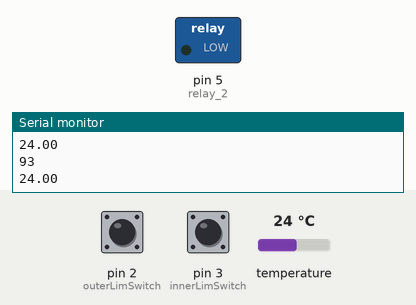
Simulated run of this sketch. Board: Arduino Uno, built with avr-gcc and run on an emulated ATmega328P. On the bench: switched loads named in the sketch (green lamp = pin HIGH), the last lines printed to the serial monitor. Inputs (shaded band) come from the test bench; at power-on: pin 3 (innerLimSwitch) HIGH, pin 2 (outerLimSwitch) HIGH, temperature 24 °C.

Above: at 1.2 s.
1.3 s: pin 3 (innerLimSwitch) pulled LOW for 1 s
At 1.82 s:
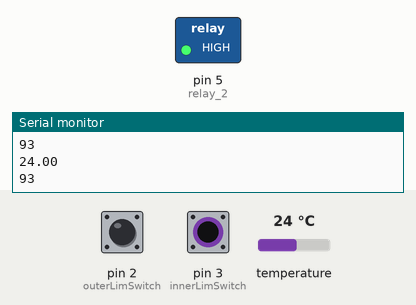
4.3 s: pin 3 (innerLimSwitch) pulled LOW for 3.2 s
At 8.4 s:
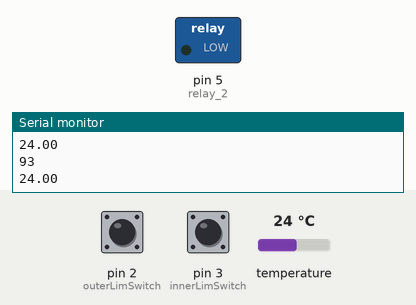
Timing chart, 0 to 9.9 s (numbered marks = the images above; inputs shaded):
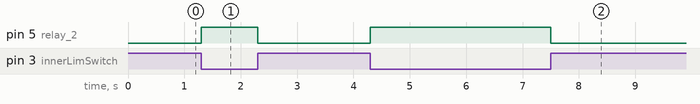

Measured:
- after the input at 1.3 s, pin 5 (relay_2): LOW → HIGH at once, → LOW 1.0 s later
- after the input at 4.3 s, pin 5 (relay_2): LOW → HIGH at once, → LOW 3.2 s later

The sketch:

non_blocking.ino
```cpp
#include <OneWire.h>
#include <DallasTemperature.h>

// Data wire is plugged into port 2 on the Arduino
#define ONE_WIRE_BUS 13


// Setup a oneWire instance to communicate with any OneWire devices (not just Maxim/Dallas temperature ICs)
OneWire oneWire(ONE_WIRE_BUS);

// Pass our oneWire reference to Dallas Temperature.
DallasTemperature sensors(&oneWire);

// I/O declarations
const int outerLimSwitch = 2;
const int innerLimSwitch = 3;
const int relay_1 = 4;
const int relay_2 = 5;

// Constant declarations
uint8_t openingTemp = 22;
uint8_t closingTemp = 20;
uint8_t resolution = 9;

// Variable declarations
int delayInMillis;
int lastTempRequest;
float temperature;

// function declarations
float getTemperature(void);
void ctrlActuator(float);

void setup(void)
{
  // setup ports
  pinMode(outerLimSwitch, INPUT);
  pinMode(innerLimSwitch, INPUT);
  pinMode(relay_1, OUTPUT);
  pinMode(relay_2, OUTPUT);

  // start serial port
  Serial.begin(9600);
  Serial.println("Temp test non blocking");

  // Start up the library
  sensors.begin();
  sensors.setResolution(9);
  sensors.setWaitForConversion(false);
  delayInMillis = 750 / (1 << (12 - resolution));
  sensors.requestTemperatures();
  lastTempRequest = millis();

}

void loop(void){

  temperature = getTemperature();

  ctrlActuator(temperature);
}

float getTemperature(void){
  float temp;
  if (millis() - lastTempRequest >= delayInMillis){ // waited long enough??
    Serial.println(millis() - lastTempRequest);

    temp = sensors.getTempCByIndex(0);
    sensors.requestTemperatures();
    lastTempRequest = millis();

    Serial.println(temp);
  }
  return temp;
}

// function definitions
void ctrlActuator(float temp) {
  if (digitalRead(outerLimSwitch) == LOW && temp > openingTemp){
    digitalWrite(relay_1, HIGH);
    digitalWrite(relay_2, LOW);
  }
  else if (digitalRead(innerLimSwitch) == LOW && temp < closingTemp){
    digitalWrite(relay_1, LOW);
    digitalWrite(relay_2, HIGH);
  }
  else{
    digitalWrite(relay_1, LOW);
    digitalWrite(relay_2, LOW);
  }
}
```
